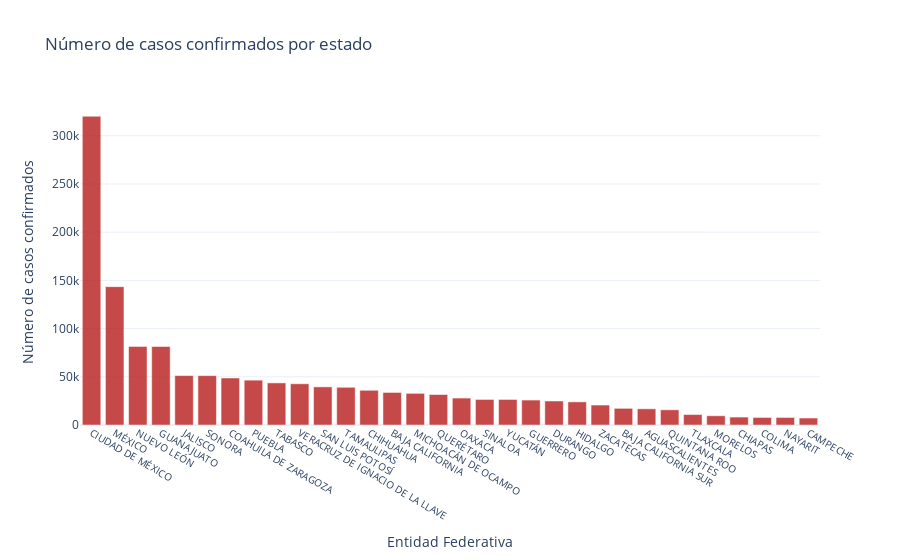

Source (notebook cell):
### Code cell
# Bar plot of the confirmed cases by stte
confirmados_por_entidad.sort_values("Casos confirmados", ascending = False, inplace = True ) # Ordenando por número de casos de forma descendente 
fig_bar_edo = px.bar( x = confirmados_por_entidad["ENTIDAD_FEDERATIVA"], y = confirmados_por_entidad["Casos confirmados"],
                        labels = dict(x = "Entidad Federativa", y = "Número de casos confirmados"), title = "Número de casos confirmados por estado")


fig_bar_edo.update_xaxes(type='category', tickfont=dict(size = 10))
fig_bar_edo.update_traces(marker = dict(color = "#b71c1c"), opacity = 0.8)
fig_bar_edo.show()

### Figure 1 — Plotly figure (JSON) as saved in the notebook; plotly's stock layout.template omitted (floating-point values rounded to 4 significant figures)
{"data": [{"alignmentgroup": "True", "hovertemplate": "Entidad Federativa=%{x}<br>Número de casos confirmados=%{y}<extra></extra>", "legendgroup": "", "marker": {"color": "#b71c1c"}, "name": "", "offsetgroup": "", "opacity": 0.8, "orientation": "v", "showlegend": false, "textposition": "auto", "type": "bar", "x": ["CIUDAD DE MÉXICO", "MÉXICO", "NUEVO LEÓN", "GUANAJUATO", "JALISCO", "SONORA", "COAHUILA DE ZARAGOZA", "PUEBLA", "TABASCO", "VERACRUZ DE IGNACIO DE LA LLAVE", "SAN LUIS POTOSÍ", "TAMAULIPAS", "CHIHUAHUA", "BAJA CALIFORNIA", "MICHOACÁN DE OCAMPO", "QUERÉTARO", "OAXACA", "SINALOA", "YUCATÁN", "GUERRERO", "DURANGO", "HIDALGO", "ZACATECAS", "BAJA CALIFORNIA SUR", "AGUASCALIENTES", "QUINTANA ROO", "TLAXCALA", "MORELOS", "CHIAPAS", "COLIMA", "NAYARIT", "CAMPECHE"], "xaxis": "x", "y": [320251, 143488, 81477, 81433, 51235, 51177, 48772, 46516, 43668, 42762, 39556, 39126, 36032, 33776, 32823, 31624, 27945, 26511, 26504, 25869, 24893, 24009, 20717, 17280, 16805, 15756, 10844, 9589, 8228, 7832, 7798, 7233], "yaxis": "y"}], "layout": {"barmode": "relative", "legend": {"tracegroupgap": 0}, "title": {"text": "Número de casos confirmados por estado"}, "xaxis": {"anchor": "y", "domain": [0, 1], "tickfont": {"size": 10}, "title": {"text": "Entidad Federativa"}, "type": "category"}, "yaxis": {"anchor": "x", "domain": [0, 1], "title": {"text": "Número de casos confirmados"}}}}
